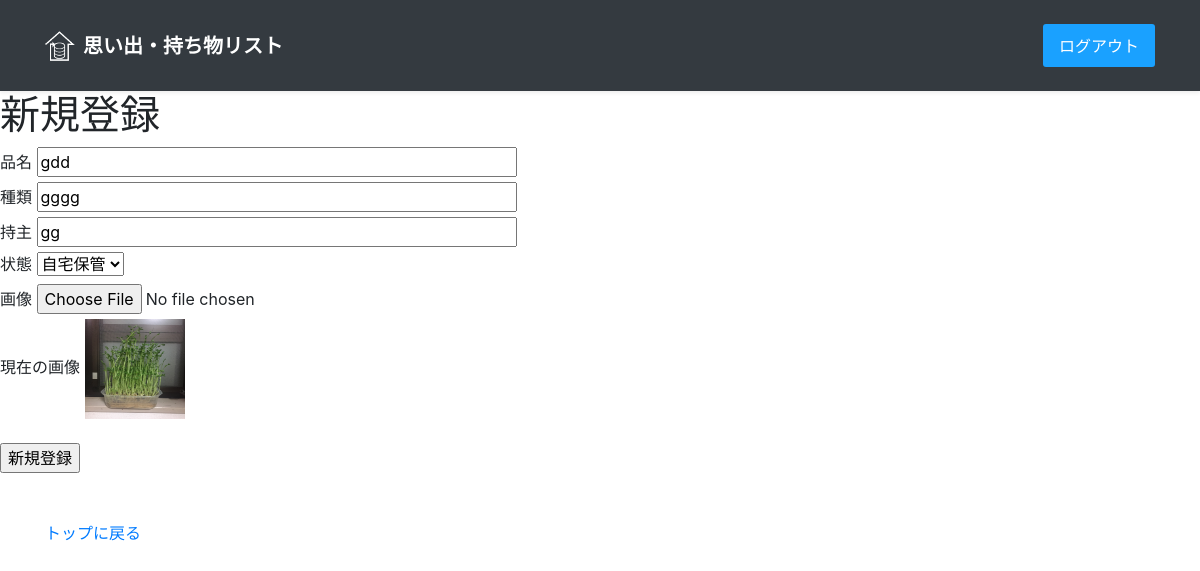
The page /1/update (signed in) on the database its author committed.
### app.py (models this page shows)
class Post(db.Model):
    id = db.Column(db.Integer, primary_key=True)
    username = db.Column(db.String(20), nullable=False)
    category = db.Column(db.String(40), nullable=False)
    title = db.Column(db.String(50), nullable=False)
    status = db.Column(db.String(40), nullable=False)
    user_image_url = db.Column(db.String(120))
    sreated_at = db.Column(db.DateTime, nullable=False, default=datetime.now(pytz.timezone('Asia/Tokyo')))

### app.py (the view, shortened to what this page needs)
@app.route('/<int:id>/update', methods=['GET', 'POST'])
@login_required
def update(id):
    post = Post.query.get(id)
    if request.method == 'GET':
        return render_template('update.html', post=post)

### app.py (called while the page is built)
@login_manager.user_loader
def load_user(user_id):
    return User.query.get(int(user_id))

### templates/update.html (shortened to what this page needs)
{% extends "base.html" %}
{% block content %}
  <header>
      <div class="navbar navbar-dark bg-dark shadow-sm">
        <div class="container">
          <a href="#" class="navbar-brand d-flex align-items-center">
            <img src="{{ url_for('static', filename='images/ouchilogo.png')}}" width="30" height="30">
            <strong>思い出・持ち物リスト</strong>
          </a>
          <button>ログアウト</button>
        </div>
      </div>
    </header>
    <main>
        <h1>新規登録</h1>
        <form method="POST" enctype="multipart/form-data">
            <label for="title">品名</label>
            <input type="text" name="title" value={{ post.title }}><br>
            <label for="category">種類</label>
            <input type="text" name="category" value={{ post.category }}><br>
            <label for="username">持主</label>
            <input type="text" name="username" value={{ post.username }}><br>
            <label for="status">状態</label>
            <select name="status" size="1" value={{ post.status }}>
                <option value="自宅保管">自宅保管</option>
                </select><br>
            <label for="image">画像</label>
            <input type="file" accept=".png, .jpg, .jpeg, .png , .bmp, .gif" name="image" value={{post.user_image_url}}>
            <br>現在の画像
            <img width="100" height="100" src="{{ post.user_image_url }}"><br><br>
            <input type="submit" value="新規登録">
        </form>
    </main>
    <footer class="text-muted py-5">
      <div class="container">
        <p class="float-end mb-1">
          <a href="/">トップに戻る</a>
        </p>
      </div>
    </footer>
{% endblock %}

### static/css/styles.css (style rules this page uses)
header img { margin-right: 0.5rem; }
button { -moz-appearance: none; -webkit-appearance: none; appearance: none; margin: 1em 0; padding: 0.6em 1em; font-size: 1em; background-color: #1aa1ff; color: #FFF; cursor: pointer; border-radius: 3px; border: 0; transition: 0.3s; }
input[type="text"] { width: 30em; }

### rows shown on the page
Post: title "gdd", category "gggg", username "gg", status "自宅保管", user_image_url (picture)
